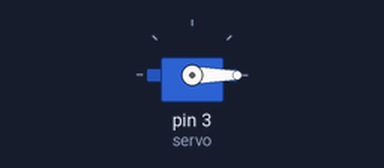
The sketch below on a simulated Arduino Uno, built with avr-gcc and run on an emulated ATmega328P. On the bench: servo.

Above: at 0.1 s.
At 1.1 s:
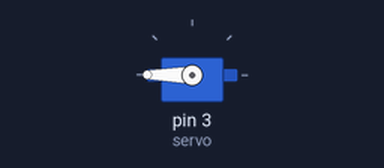
Timing chart, 0 to 2.6 s (numbered marks = the images above):
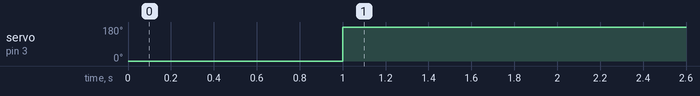

The sketch:

sketch_pract19_servomotor.ino
```cpp
#include <Servo.h>
Servo servo;
void setup() {
  // put your setup code here, to run once:
   pinMode(3,OUTPUT);
  servo.attach(3); //inicializamos  el Servo motor conectado al pin digital
}

void loop() {
  // put your main code here, to run repeatedly:
  servo.write(0); //lo mandamos a cero grados de movimiento
  delay(1000);
  servo.write(180);
  delay(500);
  servo.detach();// des-energizamos el servo motor
  delay(500);

}
```

Measured:
- by itself, servo on pin 3 (servo): 0° → 180° at 1.0 s
